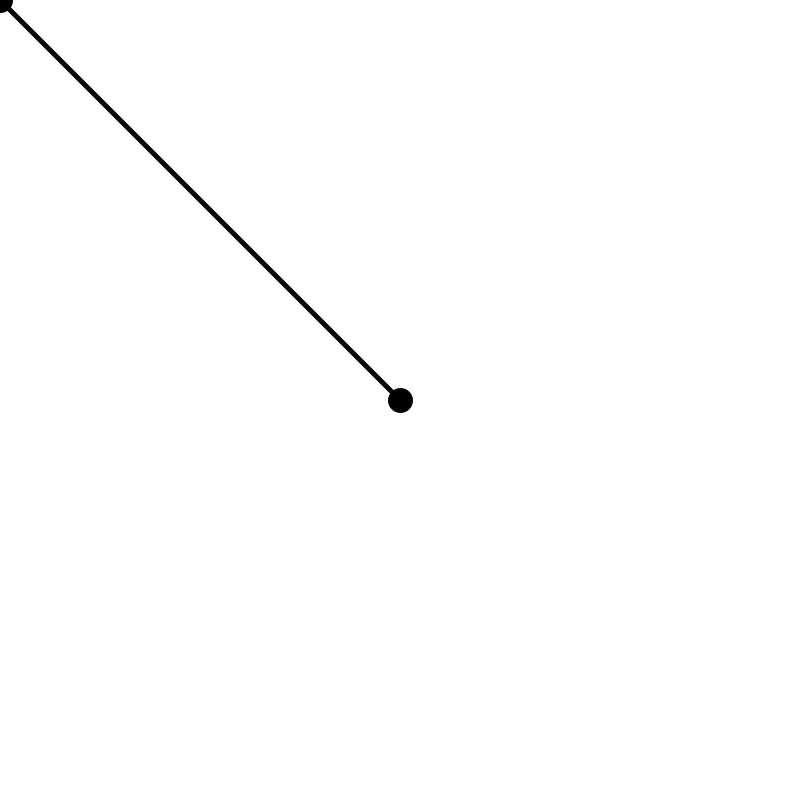
Frame 1 (no input)
Frame 60 (the mouse pressed at the canvas centre just before this capture): identical to frame 1, image omitted
Frame 120 (the mouse held since frame 60 and released just before this capture): blank canvas, image omitted

The Processing sketch that drew this single still picture (run headless with seeded random() and noise(); from frame 60 on, the mouse is pressed at the canvas centre):

// Processing sketch: mouseArc
// ── mouseArc.pde
void setup(){
  size(800,800);
  strokeWeight(5);
}

void draw(){
  
  background(255);
  
  float r = dist(width/2, height/2, mouseX, mouseY);
  
  float dx = mouseX - width/2;
  float dy = mouseY - height/2;
  
  float angle1 = atan2(dy, dx);
  float angle2 = atan2(dy, dx);
  float angle = (float) degrees(angle1 - angle2);
  if (angle < 0) angle += 360;
  
  float angleStart = 0;
  float angleEnd = radians(angle);
  
  fill(255,0,0);
  arc(width/2, height/2, 2*r, 2*r, angleStart, angleEnd);
  
  line(width/2, height/2, mouseX, mouseY);
  
  fill(0);
  ellipse(width/2, height/2, 20,20);
  ellipse(mouseX, mouseY, 20, 20);
}

float angleBetween2Lines(PVector a1, PVector a2, PVector b1, PVector b2) {
    float angle1 = atan2(a2.y - a1.y, a1.x - a2.x);
    float angle2 = atan2(b2.y - b1.y, b1.x - b2.x);
    float angle = (float) degrees(angle1 - angle2);
    if (angle < 0) angle += 360;
    return angle;
}
